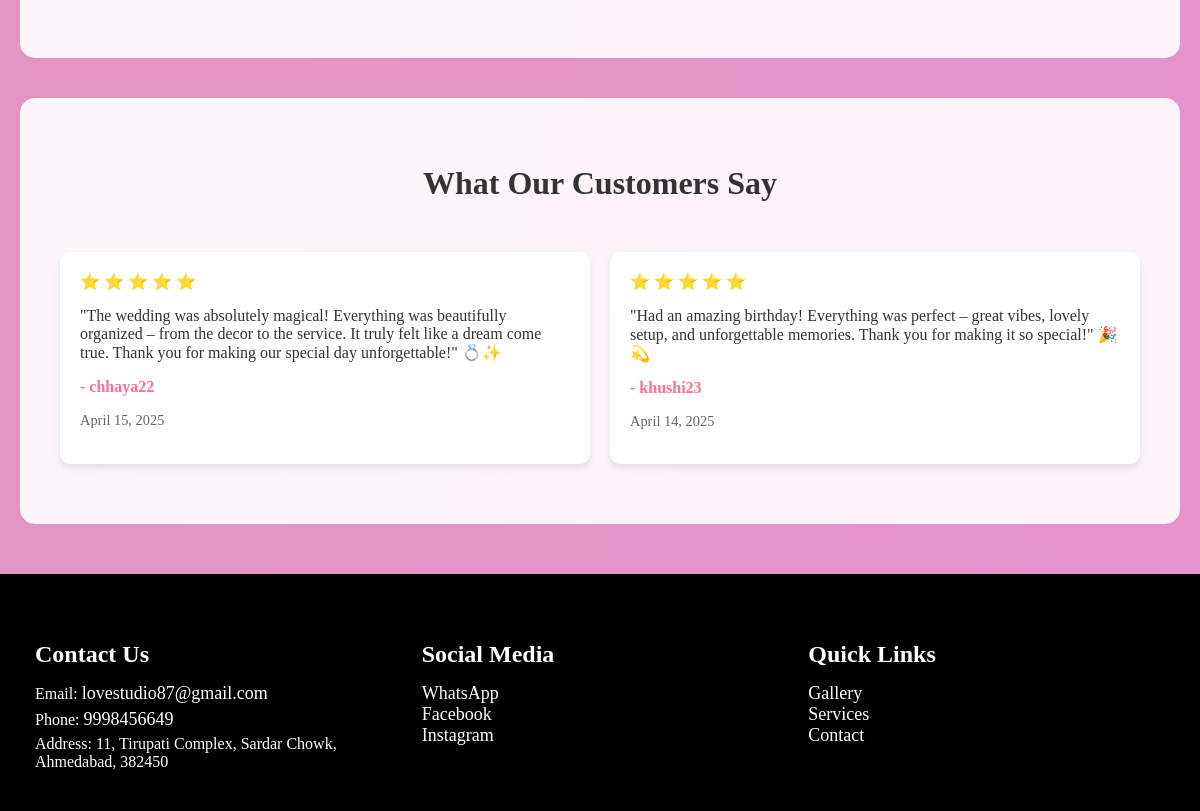
Before: / (lower part) with the older database file.
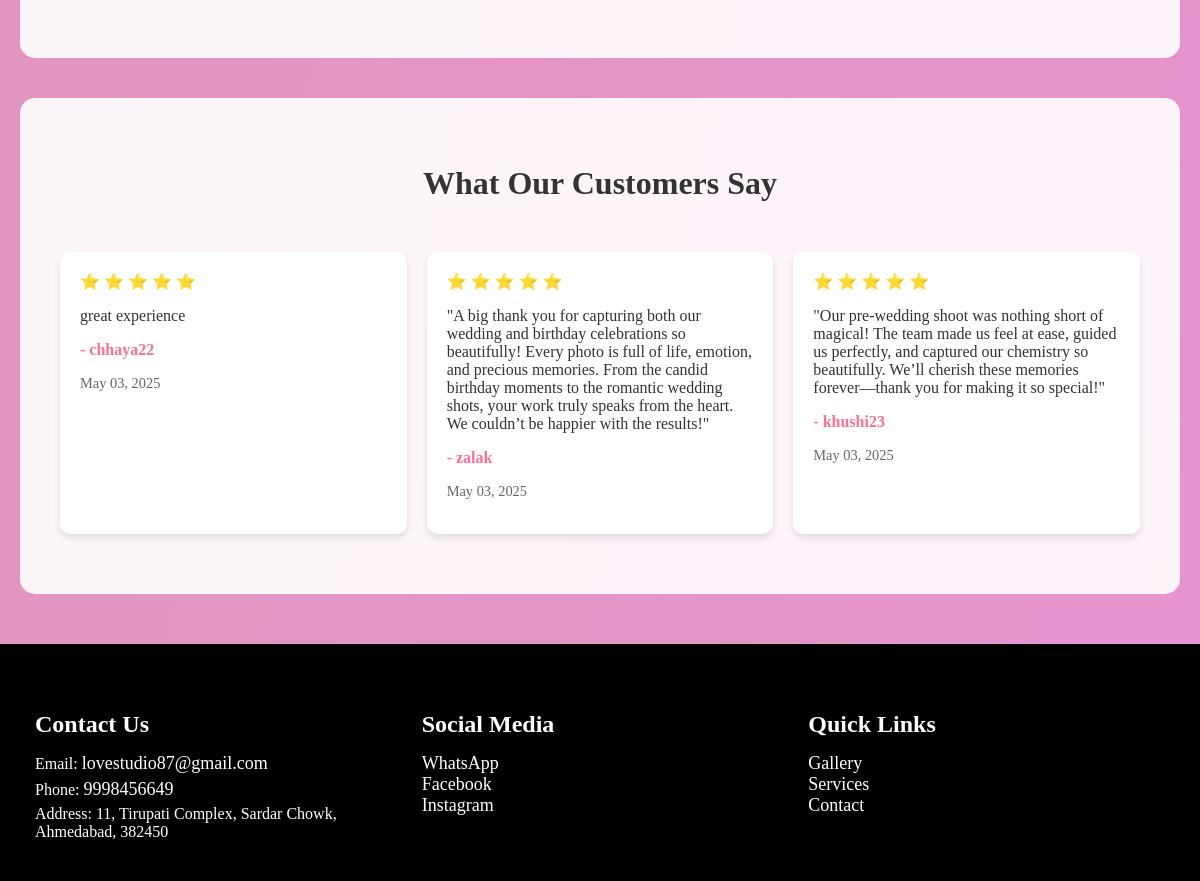
After: the same page with the newer database file.
### home/models.py (models this page shows, shortened)
class Testimonial(models.Model):
    booking = models.OneToOneField(Booking, on_delete=models.CASCADE, null=False, blank=False)
    message = models.TextField()
    rating = models.IntegerField(choices=[(i, str(i)) for i in range(1, 6)])
    date_submitted = models.DateTimeField(auto_now_add=True)
    is_displayed = models.BooleanField(default=False)
    class Meta:
        ordering = ['-date_submitted']

class Booking(models.Model):
    STATUS_CHOICES = (
        ('pending', 'Pending'),
        ('confirmed', 'Confirmed'),
        ('cancelled', 'Cancelled')
    )
    customer = models.ForeignKey(CustomUser, on_delete=models.CASCADE, null=True, blank=True)
    customer_name = models.CharField(max_length=100)
    customer_email = models.EmailField()
    customer_phone = models.CharField(max_length=15)
    packages = models.ManyToManyField(Package)
    booking_date = models.DateField()
    booking_time = models.TimeField()
    status = models.CharField(max_length=20, choices=STATUS_CHOICES, default='pending')
    total_amount = models.DecimalField(max_digits=10, decimal_places=2, default=Decimal('0.00'))
    notes = models.TextField(blank=True, null=True)
    created_at = models.DateTimeField(default=timezone.now)
    updated_at = models.DateTimeField(auto_now=True)
    class Meta:
        ordering = ['-created_at']

### home/views.py (the view)
# urls.py: path('', views.index, name='index'),
def index(request):
    testimonials = Testimonial.objects.filter(is_displayed=True).order_by('-date_submitted')[:3]
    gallery_items = Gallery.objects.all().order_by('-uploaded_at')[:15]
    services = Service.objects.all()
    context = {
        'testimonials': testimonials,
        'gallery_items': gallery_items,
        'services': services,
    }
    return render(request, 'index.html', context)

### home/templates/index.html (shortened to what this page needs)
{% extends 'base.html' %}
{% block content %}
<!DOCTYPE html>
<html lang="en">
<head>
</head>
<body>
    {% if gallery_items %}
    <section class="gallery-section">
        <div class="gallery-grid">
        </div>
    </section>
    {% endif %}
    {% if testimonials %}
    <section class="testimonials">
        <h2 class="section-title">What Our Customers Say</h2>
        <div class="testimonial-container">
            {% for testimonial in testimonials %}
            <div class="testimonial-card">
                <div class="rating">
                    {% for i in "12345"|make_list %}
                        {% if forloop.counter <= testimonial.rating %}
                            ⭐
                        {% endif %}
                    {% endfor %}
                </div>
                <p class="message">{{ testimonial.message }}</p>
                <p class="customer-name" style="font-weight: bold; color: #ff6f91; margin-top: 10px;">- {{ testimonial.booking.customer_name }}</p>
                <p class="date" style="color: #666; font-size: 0.9em;">{{ testimonial.date_submitted|date:"F d, Y" }}</p>
            </div>
            {% endfor %}
        </div>
    </section>
    {% endif %}
</body>
</html>
{% endblock %}

### home/templates/base.html (shortened to what this page needs)
<!DOCTYPE html>
<html lang="en">
<head>
</head>
<body>
    <div class="content">
        {% block content %}
        {% endblock %}
    </div>
    <footer>
        <div class="footer-container">
            <div class="footer-section">
                <h4>Contact Us</h4>
                <p>Email: <a href="mailto:info@lovestudio87.com">lovestudio87@gmail.com</a></p>
                <p>Phone: <a href="tel:9998456649">9998456649</a></p>
                <p>Address: 11, Tirupati Complex, Sardar Chowk, Ahmedabad, 382450</p>
            </div>
            <div class="footer-section">
                <h4>Social Media</h4>
                <a href="https://wa.me/yourwhatsappnumber" target="_blank">WhatsApp</a><br>
                <a href="https://www.facebook.com/yourpage" target="_blank">Facebook</a><br>
                <a href="https://www.instagram.com/yourprofile" target="_blank">Instagram</a>
            </div>
            <div class="footer-section">
                <h4>Quick Links</h4>
                <a href="{% url 'gallery' %}">Gallery</a><br>
                <a href="{% url 'services' %}">Services</a><br>
                <a href="{% url 'contact' %}">Contact</a>
            </div>
        </div>
    </footer>
</body>
</html>

### home/templates/base.html (style rules this page uses)
body { font-family: 'Georgia', serif; margin: 0; padding: 0; background: linear-gradient(to bottom right, #d8b789, #d8b789); color: #000000; }
footer { background-color: #000000; color: white; text-align: center; padding: 20px; margin-top: 50px; }
.footer-container { display: flex; justify-content: space-around; background-color: #000000; color: white; text-align: left; max-width: 1200px; margin: 0 auto; }
.footer-section { flex: 1; padding: 15px; }
.footer-section h4 { color: #fff; font-size: 24px; margin-bottom: 15px; }
.footer-section a { color: #ffffff; text-decoration: none; font-size: 18px; transition: color 0.3s ease, text-decoration 0.3s ease; }
footer p, footer a { margin: 5px 0; }

### home/templates/index.html (style rules this page uses)
body { font-family: 'Georgia', serif; margin: 0; padding: 0; background: linear-gradient(to bottom right, #dd97b5, #e793cf); color: #333; }
.gallery-section { padding: 40px 20px; background: rgba(255, 255, 255, 0.9); margin: 40px 20px; border-radius: 15px; }
.gallery-grid { display: grid; grid-template-columns: repeat(auto-fit, minmax(250px, 1fr)); gap: 20px; padding: 20px; }
.testimonials { padding: 40px 20px; background: rgba(255, 255, 255, 0.9); margin: 40px 20px; border-radius: 15px; }
.testimonial-container { display: grid; grid-template-columns: repeat(auto-fit, minmax(300px, 1fr)); gap: 20px; padding: 20px; }
.testimonial-card { background: white; padding: 20px; border-radius: 10px; box-shadow: 0 4px 6px rgba(0, 0, 0, 0.1); }
.section-title { text-align: center; color: #333; font-size: 2em; margin-bottom: 30px; }

Changed rows visible on the page:
removed Testimonial: rating 5 (drawn), message "\"The wedding was absolutely magical! Everything was beautifully organized – from the decor to the service. It truly felt like a dream come true. Thank you for making our special day unforgettable!\" 💍✨", booking.customer_name "chhaya22", date_submitted "April 15, 2025"
removed Testimonial: rating 5 (drawn), message "\"Had an amazing birthday! Everything was perfect – great vibes, lovely setup, and unforgettable memories. Thank you for making it so special!\" 🎉💫", booking.customer_name "khushi23", date_submitted "April 14, 2025"
added Testimonial: rating 5 (drawn), message "great experience", booking.customer_name "chhaya22", date_submitted "May 03, 2025"
added Testimonial: rating 5 (drawn), message "\"A big thank you for capturing both our wedding and birthday celebrations so beautifully! Every photo is full of life, emotion, and precious memories. From the candid birthday moments to the romantic wedding shots, your work truly speaks from the heart. We couldn’t be happier with the results!\"", booking.customer_name "zalak", date_submitted "May 03, 2025"
added Testimonial: rating 5 (drawn), message "\"Our pre-wedding shoot was nothing short of magical! The team made us feel at ease, guided us perfectly, and captured our chemistry so beautifully. We’ll cherish these memories forever—thank you for making it so special!\"", booking.customer_name "khushi23", date_submitted "May 03, 2025"
